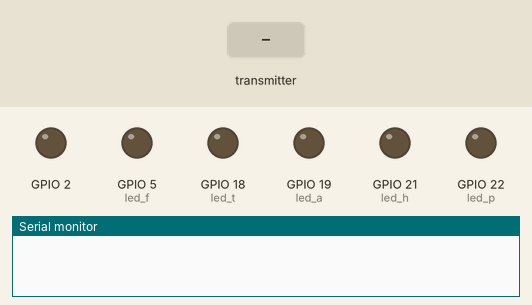
Simulated run of this sketch. Board: ESP32. Shown: output pins drawn as LEDs (lit = HIGH), the last lines printed to the serial monitor. The inputs (shaded band) are chosen by the test bench.

Above: at 1.2 s.
1.3 s: the transmitter starts sending direcao = 0
At 2.2 s:
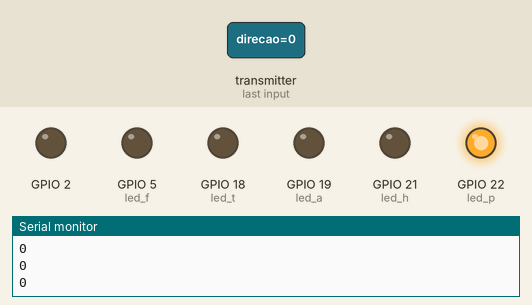
Timing chart, 0 to 10.3 s (numbered marks = the images above; inputs shaded):
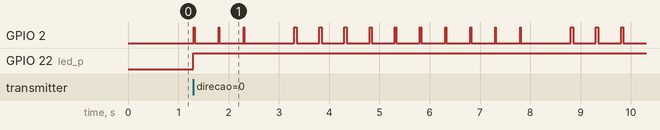

The sketch:

cod_sim_robo_2.ino
```cpp
// Código do Robô

// ESP-NOW Espressif : https://docs.espressif.com/projects/esp-idf/en/latest/esp32/api-reference/network/esp_now.html


// ----- Includes ----

#include <WiFi.h>
#include <esp_now.h>

// -------------------


// ----- Variáveis e defines ------

#define led_f 5
#define led_t 18
#define led_a 19
#define led_h 21
#define led_p 22

// Estrutura exemplo para receber os dados (deve ser semelhante à struct do sender)
typedef struct mensagem_recebida {
    char direcao;
    int velocidade;
    bool chave;
} mensagem_recebida;

// Criação da struct
mensagem_recebida msg_recebida;

// Estrutura para enviar um pacote de dados
typedef struct mensagem_enviada {
    char direcao;
    int velocidade;
    bool chave;
    bool sensor_frente;
    bool sensor_tras;
    bool sensor_corrente;
} mensagem_enviada;

// Criação da struct
mensagem_enviada msg_enviada;

uint8_t broadcastAddress[] = {0x40, 0xf5, 0x20, 0x86, 0x5c, 0xfc};

// Variáveis temporais para desligar led de identificação de envio de mensagens
unsigned int lastTime;
const int intervalo = 55;

// variáveis de armazenamento
char dir_t = 'p';
int vel_t = 0;
bool chave_t = false;
bool sens_f = 0;
bool sens_t = 0;
bool sens_c = 0;

// variável auxiliar para troca de status do robô
char status_troca = 0;

// ------------------


// Função de envio
void verifica_envio(const uint8_t *mac_addr, esp_now_send_status_t status){

  if(status == ESP_NOW_SEND_SUCCESS){
    digitalWrite(2,1);  // Led continua ligado caso não receba mensagem não identificando que não está mais recebendo dados, logo, não está mais enviando também
  }else{
    digitalWrite(2,0);
  }

}

void func_recebimento(const uint8_t * mac, const uint8_t *incomingData, int len){

  memcpy(&msg_recebida, incomingData, sizeof(msg_recebida));

  dir_t = msg_recebida.direcao;
  vel_t = msg_recebida.velocidade;
  chave_t = msg_recebida.chave;

  Serial.println(dir_t);
  Serial.println(vel_t);
  Serial.println(chave_t);

  // Variável auxiliar para permitir trocar a configuração do robô
  status_troca = 1;

  // Armazeno os dados recebidos com os dados analisados no robô para serem enviados de retorno ao controle
  msg_enviada.velocidade = msg_recebida.velocidade;
  msg_enviada.direcao = msg_recebida.direcao;
  msg_enviada.chave = msg_recebida.chave;
  msg_enviada.sensor_frente = sens_f;
  msg_enviada.sensor_tras = sens_t;
  msg_enviada.sensor_corrente = sens_c;
  // Envio dos dados
  esp_now_send(broadcastAddress, (uint8_t *) &msg_enviada, sizeof(msg_enviada));

}


void setup() {

  Serial.begin(115200);

  // Configuração dos pinos
  pinMode(led_f, OUTPUT);
  pinMode(led_t, OUTPUT);
  pinMode(led_a, OUTPUT);
  pinMode(led_h, OUTPUT);
  pinMode(led_p, OUTPUT);
  pinMode(2, OUTPUT);


  WiFi.mode(WIFI_STA);

  // ======= Configuração do ESP NOW =======

  // Inicialização do ESP NOW
  if (esp_now_init() != 0) {
    ESP.restart();
  }

  // Informações do par a ser enviado os dados

  esp_now_peer_info_t peerInfo;
  memcpy(peerInfo.peer_addr, broadcastAddress, 6);
  peerInfo.channel = 0;
  peerInfo.encrypt = false;
  // ---

  // Adiciono o par especificado e valido tal conexão
  if (esp_now_add_peer(&peerInfo) != ESP_OK){
    return;
  }

  // Função para recebimento dos dados
  esp_now_register_recv_cb(func_recebimento);

  // Função para verificar o envio dos dados
  esp_now_register_send_cb(verifica_envio);

  // =================================

  lastTime = millis();

}

void loop() {

  if(status_troca){

   digitalWrite(led_f, 0);
   digitalWrite(led_t, 0);
   digitalWrite(led_a, 0);
   digitalWrite(led_h, 0);
   digitalWrite(led_p, 0);

    if(!chave_t){
    if(dir_t == 'f'){
      digitalWrite(led_f, 1);
    }else if(dir_t == 't'){
      digitalWrite(led_t, 1);
    }else if(dir_t == 'a'){
      digitalWrite(led_a, 1);
    }else if(dir_t == 'h'){
      digitalWrite(led_h, 1);
    }else{
      digitalWrite(led_p, 1);
    }
    }else{
      digitalWrite(led_p, 1);
    }

    status_troca = 0;

  }

  if(millis() - lastTime >= intervalo){
    dir_t = 'p';
    digitalWrite(2, 0);
    lastTime = millis();
  }

}
```

Measured:
- after the input at 1.3 s, GPIO 22 (led_p): LOW → HIGH at once
